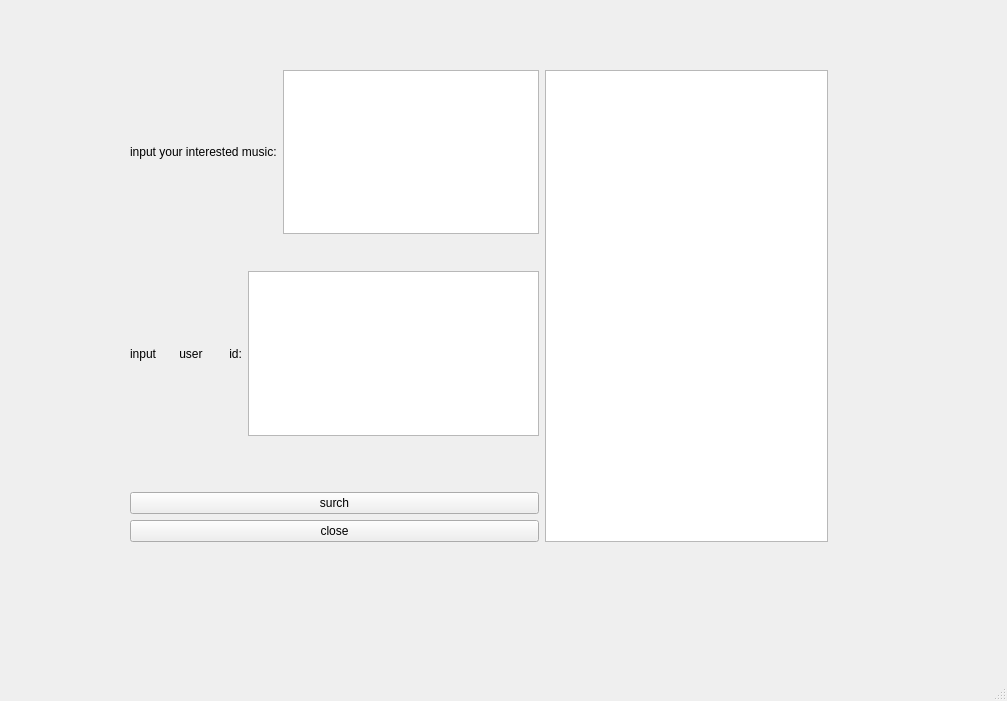
<?xml version="1.0" encoding="UTF-8"?>
<ui version="4.0">
 <class>MainWindow</class>
 <widget class="QMainWindow" name="MainWindow">
  <property name="geometry">
   <rect>
    <x>0</x>
    <y>0</y>
    <width>1007</width>
    <height>701</height>
   </rect>
  </property>
  <property name="windowTitle">
   <string>MainWindow</string>
  </property>
  <widget class="QWidget" name="centralwidget">
   <widget class="QWidget" name="layoutWidget">
    <property name="geometry">
     <rect>
      <x>130</x>
      <y>70</y>
      <width>698</width>
      <height>472</height>
     </rect>
    </property>
    <layout class="QHBoxLayout" name="horizontalLayout_3">
     <item>
      <layout class="QVBoxLayout" name="verticalLayout">
       <item>
        <layout class="QHBoxLayout" name="horizontalLayout_2">
         <item>
          <widget class="QLabel" name="label">
           <property name="text">
            <string>input your interested music:</string>
           </property>
           <property name="buddy">
            <cstring>plainTextEdit_2</cstring>
           </property>
          </widget>
         </item>
         <item>
          <widget class="QPlainTextEdit" name="plainTextEdit_2"/>
         </item>
        </layout>
       </item>
       <item>
        <spacer name="verticalSpacer_3">
         <property name="orientation">
          <enum>Qt::Vertical</enum>
         </property>
         <property name="sizeHint" stdset="0">
          <size>
           <width>20</width>
           <height>40</height>
          </size>
         </property>
        </spacer>
       </item>
       <item>
        <spacer name="verticalSpacer">
         <property name="orientation">
          <enum>Qt::Vertical</enum>
         </property>
         <property name="sizeHint" stdset="0">
          <size>
           <width>20</width>
           <height>40</height>
          </size>
         </property>
        </spacer>
       </item>
       <item>
        <widget class="QFrame" name="frame">
         <property name="frameShape">
          <enum>QFrame::StyledPanel</enum>
         </property>
         <property name="frameShadow">
          <enum>QFrame::Raised</enum>
         </property>
        </widget>
       </item>
       <item>
        <layout class="QHBoxLayout" name="horizontalLayout">
         <item>
          <widget class="QLabel" name="label_2">
           <property name="text">
            <string>input       user        id:</string>
           </property>
           <property name="buddy">
            <cstring>plainTextEdit_3</cstring>
           </property>
          </widget>
         </item>
         <item>
          <widget class="QPlainTextEdit" name="plainTextEdit_3"/>
         </item>
        </layout>
       </item>
       <item>
        <spacer name="verticalSpacer_5">
         <property name="orientation">
          <enum>Qt::Vertical</enum>
         </property>
         <property name="sizeHint" stdset="0">
          <size>
           <width>20</width>
           <height>40</height>
          </size>
         </property>
        </spacer>
       </item>
       <item>
        <spacer name="verticalSpacer_6">
         <property name="orientation">
          <enum>Qt::Vertical</enum>
         </property>
         <property name="sizeHint" stdset="0">
          <size>
           <width>20</width>
           <height>40</height>
          </size>
         </property>
        </spacer>
       </item>
       <item>
        <spacer name="verticalSpacer_2">
         <property name="orientation">
          <enum>Qt::Vertical</enum>
         </property>
         <property name="sizeHint" stdset="0">
          <size>
           <width>20</width>
           <height>40</height>
          </size>
         </property>
        </spacer>
       </item>
       <item>
        <spacer name="verticalSpacer_4">
         <property name="orientation">
          <enum>Qt::Vertical</enum>
         </property>
         <property name="sizeHint" stdset="0">
          <size>
           <width>20</width>
           <height>40</height>
          </size>
         </property>
        </spacer>
       </item>
       <item>
        <widget class="QPushButton" name="pushButton">
         <property name="text">
          <string>surch</string>
         </property>
        </widget>
       </item>
       <item>
        <widget class="QPushButton" name="pushButton_2">
         <property name="text">
          <string>close</string>
         </property>
        </widget>
       </item>
      </layout>
     </item>
     <item>
      <widget class="QTextBrowser" name="textBrowser_4"/>
     </item>
    </layout>
   </widget>
  </widget>
  <widget class="QMenuBar" name="menubar">
   <property name="geometry">
    <rect>
     <x>0</x>
     <y>0</y>
     <width>1007</width>
     <height>23</height>
    </rect>
   </property>
  </widget>
  <widget class="QStatusBar" name="statusbar"/>
 </widget>
 <resources/>
 <connections>
  <connection>
   <sender>pushButton_2</sender>
   <signal>clicked()</signal>
   <receiver>MainWindow</receiver>
   <slot>close()</slot>
   <hints>
    <hint type="sourcelabel">
     <x>195</x>
     <y>555</y>
    </hint>
    <hint type="destinationlabel">
     <x>198</x>
     <y>592</y>
    </hint>
   </hints>
  </connection>
  <connection>
   <sender>pushButton</sender>
   <signal>clicked()</signal>
   <receiver>textBrowser_4</receiver>
   <slot>paste()</slot>
   <hints>
    <hint type="sourcelabel">
     <x>398</x>
     <y>522</y>
    </hint>
    <hint type="destinationlabel">
     <x>590</x>
     <y>491</y>
    </hint>
   </hints>
  </connection>
  <connection>
   <sender>plainTextEdit_3</sender>
   <signal>copyAvailable(bool)</signal>
   <receiver>pushButton</receiver>
   <slot>click()</slot>
   <hints>
    <hint type="sourcelabel">
     <x>360</x>
     <y>429</y>
    </hint>
    <hint type="destinationlabel">
     <x>358</x>
     <y>511</y>
    </hint>
   </hints>
  </connection>
  <connection>
   <sender>pushButton</sender>
   <signal>clicked()</signal>
   <receiver>plainTextEdit_3</receiver>
   <slot>copy()</slot>
   <hints>
    <hint type="sourcelabel">
     <x>325</x>
     <y>520</y>
    </hint>
    <hint type="destinationlabel">
     <x>329</x>
     <y>446</y>
    </hint>
   </hints>
  </connection>
 </connections>
</ui>
